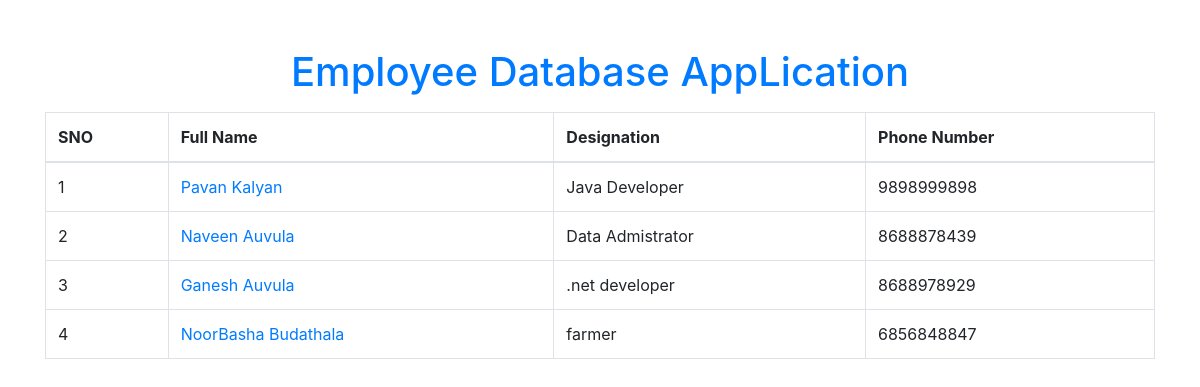
The page / on the database its author committed.
### salary/models.py (models this page shows, shortened)
class  Employee(models.Model):
    first_name=models.CharField(max_length=100)
    last_name=models.CharField(max_length=100)
    photo=models.ImageField(upload_to='images')
    designation=models.CharField(max_length=100)
    email_address=models.EmailField(max_length=100,unique=True)
    phone_number=models.CharField(max_length=10,blank=True)

### Employee/views.py (the view)
# urls.py: 2. Add a URL to urlpatterns:  path('', views.home, name='home')
def home(request):
    employees=Employee.objects.all()
    context={
        'employees':employees,
    }
    return render (request,'home.html',context)

### templates/home.html (shortened to what this page needs)
<!DOCTYPE html>
<html lang="en">
<head>
    <link rel="stylesheet" href="https://cdn.jsdelivr.net/npm/bootstrap@4.6.2/dist/css/bootstrap.min.css">
</head>
<body>
    <div class="container mt-5">
      <h1 class="text-center text-primary">Employee Database AppLication</h1>
        <table class="table table-hover table-bordered mt-3">
        <thead>
           <tr>
                <th>SNO</th>
                <th>Full Name</th>
                <th>Designation</th>
                <th>Phone Number</th>
            </tr>
        </thead>
        <tbody>
         <tr>
          {% for x in employees %}
          <td>{{forloop.counter}}</td>
          <td><a href="{% url 'employee_detail' x.id %}">{{x.first_name}} {{x.last_name}}</a> </td>
          <td>{{x.designation}}</td>
          <td>{{x.phone_number}}</td>
        </tr>
          {% endfor %}
        </body>
</body>
</html>

### rows shown on the page
Employee: first_name "Pavan", last_name "Kalyan", designation "Java Developer", phone_number "9898999898"
Employee: first_name "Naveen", last_name "Auvula", designation "Data Admistrator", phone_number "8688878439"
Employee: first_name "Ganesh", last_name "Auvula", designation ".net developer", phone_number "8688978929"
Employee: first_name "NoorBasha", last_name "Budathala", designation "farmer", phone_number "6856848847"
